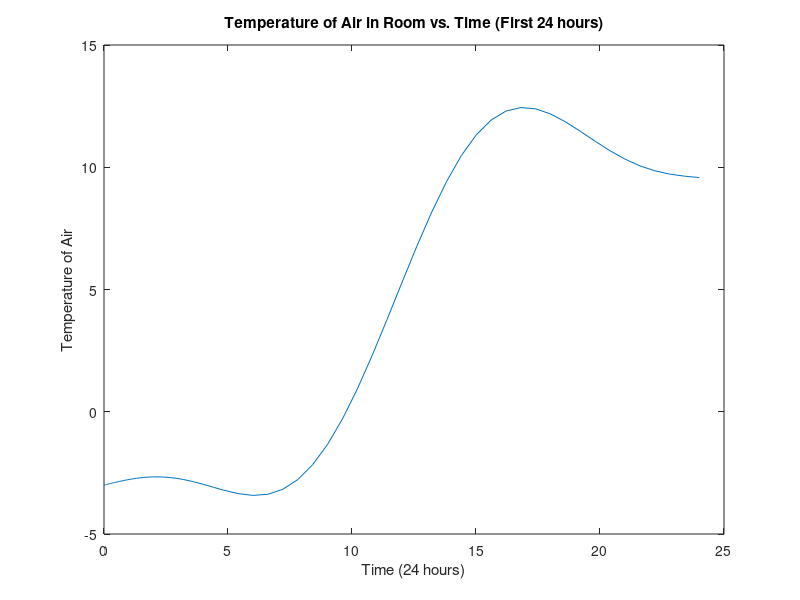

Reproduce this figure in MATLAB.
% QEA II - Project 1 (Passive Solar Tiny House for MA) %

% Values given to us%
T_out = -3; % Temperature outside
m = 250; % (in kg) V = 250 Liters, d = 1 cm^3 
c = 4186; % units: J/kg - K

% Specific Heat Capacity %
C_HeatStorage = m * c;


% Heat Transfer Coefficient (W/m^2-K)%
h_indoor = 15; % heat transfer coefficient for indoors
h_outdoor = 30; % heat transfer coefficient for outdoors 
h_window = 0.7; % heat transfer coefficient for double-panned windows 

% Thermal Conductivity (W/m-k) %
k_fginsulation = 0.04; % thermal conductivity of fiberglass insulation 
k_wall = 0.15; % thermal conductivity of insulated brick  
k_roof = 0.07; % thermal conductivity of concrete !!! need to change this to insulated concrete -> 0.07 - 0.33 values
k_floor = 0.07; % thermal conductivity of tile floor

% Thickness of Elements (m) % 
L_wall = 1.5; % thickness of wall 
L_roof = 1.0; % thickness of roof
L_floor = 1.0; % thickness of floor
L_window = 0.25; %thickness of window (curtain window)

% Surface Area of Elements (m^2)%
A_floor = 9.3025; % area of *soon to be concrete* floor (3.05 x 3.05)
A_wall = 9.3025; % area of brick wall (3.05 x 3.05)
A_roof = 9.3025; % area of concrete roof (3.05 x 3.05)
A_window = 9.3025; % area of window (3.05 x 3.05)

% Resistance of housing elements (K/W)% 
R_floor = (1/(h_indoor * A_floor)) + (L_floor/(k_floor * A_floor)) + (1/(h_outdoor * A_floor)) ; 
R_wall = (1/(h_indoor * A_wall)) + (L_wall/(k_wall * A_wall)) + (1/(h_outdoor * A_wall));
R_roof = (1/(h_indoor * A_roof)) + (L_roof/(k_roof * A_roof)) + (1/(h_outdoor * A_roof));
R_window = (1/(h_indoor * A_window)) + (1/(h_window * A_window)) + (1/(h_outdoor * A_window));

%Calculating total resistance of system (K/W)%
R_parallel = ((1/R_floor) + (1/R_wall) + (1/R_roof) + (1/R_window))^(-1); 
R1 = 1/((h_indoor)*(A_floor));
R_total = R_parallel + R1;

% Plotting and Solving ODE %
%Q_in = -361*cos((3.14*t)/(12*3600)) + 224*cos((3.14*t)/(6*3600)) + 210; % Temperature modeled as a function of time %

tspan = 0:86400*14;
[t, T] = ode45(@(t,T) (((T - T_out)/ R_total) - (-361*cos((3.14*t)/(12*3600)) + 224*cos((3.14*t)/(6*3600)) + 210)) / (-C_HeatStorage) , tspan, -3);
plot(t/86400, T, '-');
title('Temperature of Air in Room vs. Time (Span over 2 weeks)');
xlabel('Time (days)');
ylabel('Temperature of Air (^{o}C');

% Plot when reached equillibirum after 24 hours %
t_adjust = t(86400*7:86400*8);
T_adjust = T(86400*7:86400*8);
t_days = t_adjust/86400;

% Finding Min and Max%
[maxtemp,maxtempindex] = max(T_adjust);
[mintemp,mintempindex] = min(T_adjust);

% Plot max and min first(idk why its buggy)
plot(t_days([maxtempindex]), maxtemp,"or");
hold on
plot(t_days([mintempindex]), mintemp,"or");
% Label points with max and min values
text(t_days([maxtempindex]), maxtemp,'      29.1642');
text(t_days([mintempindex]), mintemp,'      18.3633');

% Plot 1 day @ Equillibrium
plot(t_adjust/86400,T_adjust);
title('Temperature of Air in Room vs. Time (24 hr Equillibrium)');
xlabel('Time (hours )');
ylabel('Temperature of Air (^{o}C');
hold off

% Plotting First 24 hours%
tspan = [0 86400];
[t, T] = ode45(@(t,T) (((T - T_out)/ R_total) - (-361*cos((3.14*t)/(12*3600)) + 224*cos((3.14*t)/(6*3600)) + 210)) / (-C_HeatStorage) , tspan, -3);
plot(t/3600, T, '-');
title('Temperature of Air in Room vs. Time (First 24 hours)');
xlabel('Time (24 hours)');
ylabel('Temperature of Air');

